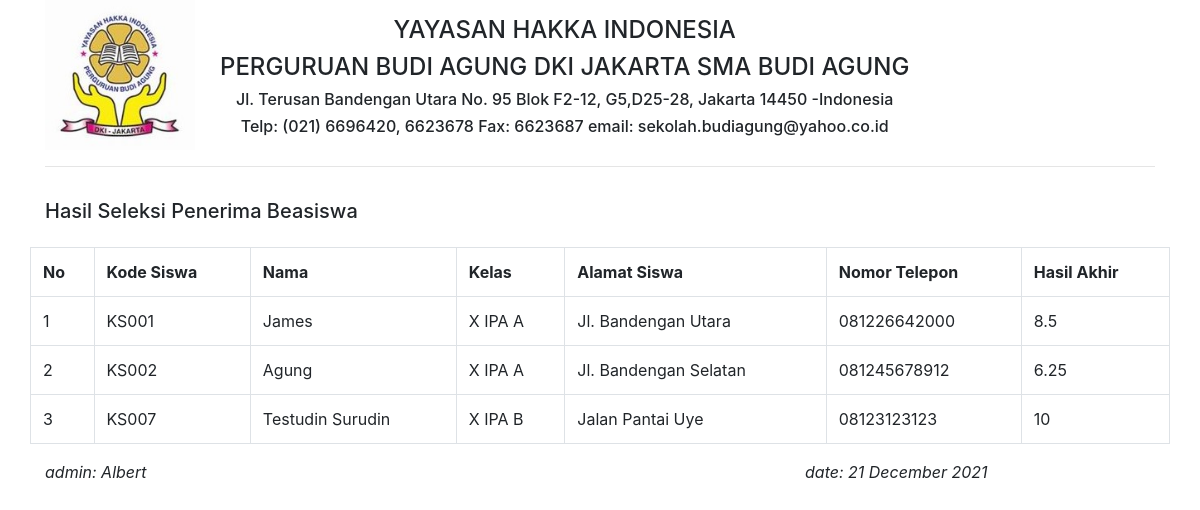
/laporanHasilSpk.php (signed in), run on the app's committed database.
### tables this page shows
CREATE TABLE `spk` (
  `id` int(11) NOT NULL,
  `kode_siswa` varchar(100) NOT NULL,
  `c1` int(100) NOT NULL,
  `c2` int(100) NOT NULL,
  `c3` int(100) NOT NULL,
  `hasil_spk` varchar(100) NOT NULL
);

CREATE TABLE `kelasdetail` (
  `id` int(11) NOT NULL,
  `kode_kelas` varchar(100) NOT NULL,
  `kode_siswa` varchar(100) NOT NULL
);

CREATE TABLE `siswa` (
  `id` int(11) NOT NULL,
  `kode_siswa` varchar(10) NOT NULL,
  `nama_siswa` varchar(100) NOT NULL,
  `notelp_siswa` varchar(20) NOT NULL,
  `alamat_siswa` varchar(100) NOT NULL,
  `email_siswa` varchar(100) NOT NULL
);

CREATE TABLE `kelas` (
  `kode_kelas` varchar(100) NOT NULL,
  `nama_kelas` varchar(100) NOT NULL,
  `jurusan` varchar(100) NOT NULL,
  `nomor_kelas` varchar(100) NOT NULL
);

### laporanHasilSpk.php (the view, shortened to what this page needs)
<!DOCTYPE html>
<html>
</html>
<?php
include 'koneksi.php';
$query = mysqli_query($koneksi, "select * from spk join siswa on spk.kode_siswa = siswa.kode_siswa join kelasdetail on kelasdetail.kode_siswa = siswa.kode_siswa join kelas on kelasdetail.kode_kelas = kelas.kode_kelas order by spk.hasil_spk DESC ");
?>
<head>
	<link rel="stylesheet" href="https://cdn.jsdelivr.net/npm/bootstrap@4.6.0/dist/css/bootstrap.min.css">
</head>
<body>
	<div class="container">
		<div class="row">
			<div class="col-md-12">
				<div class="row">
					<div class="col-md-2">
						<img src="./img/budiAgung.jpg" style="height: 150px;">
					</div>
					<div class="col-md-10">
						<center>
							<div class="row mt-3">
								<center>
									<h4>YAYASAN HAKKA INDONESIA </h4>
									<h4> PERGURUAN BUDI AGUNG DKI JAKARTA SMA BUDI AGUNG</h4>
									<h6>Jl. Terusan Bandengan Utara No. 95 Blok F2-12, G5,D25-28, Jakarta 14450 -Indonesia</h6>
									<h6>Telp: (021) 6696420, 6623678 Fax: 6623687 email: sekolah.budiagung@yahoo.co.id</h6>
								</center>
							</div>
						</center>
					</div>
				</div>
				<hr>
				<div class="row">
					<div class="col-md-5 mt-3 mb-3">
						<h5>Hasil Seleksi Penerima Beasiswa</h5>
					</div>
				</div>
				<div class="row">
					<table style="width: 100%" class="table table-bordered">
						<tr>
							<th>No</th>
							<th>Kode Siswa</th>
							<th>Nama</th>
							<th>Kelas</th>
							<th>Alamat Siswa</th>
							<th>Nomor Telepon</th>
							<th>Hasil Akhir</th>
						</tr>
						<?php
						$no = 1;
						while ($row = mysqli_fetch_array($query)) {
						?><tr>
								<td><?php echo $no++; ?></td>
								<td><?php echo $row['kode_siswa']; ?></td>
								<td><?php echo $row['nama_siswa']; ?></td>
								<td><?php echo $row['nama_kelas'] . " " . $row['jurusan'] . " " . $row['nomor_kelas'] ?></td>
								<td><?php echo $row['alamat_siswa']; ?></td>
								<td><?php echo $row['notelp_siswa']; ?></td>
								<td><?php echo round($row['hasil_spk'], 2); ?></td>
							</tr>
						<?php
						}
						?>
					</table>
				</div>
				<div class="row">
					<div class="col-sm-2">
						<i>
							<?= $_SESSION['role'] ?>:
							<?=
							$_SESSION['namauser'] ?>
						</i>
					</div>
					<div class="col-sm-4 offset-md-6">
						<i>
							date:
							<?= date('d F Y'); ?>
						</i>
					</div>
				</div>
			</div>
		</div>
	</div>
</body>
</html>

### data on the page
spk: kelasdetail.kode_siswa "KS001", siswa.nama_siswa "James", kelas.nama_kelas "X", kelas.jurusan "IPA", kelas.nomor_kelas "A", siswa.alamat_siswa "Jl. Bandengan Utara", siswa.notelp_siswa "081226642000", hasil_spk "8.5"
spk: kelasdetail.kode_siswa "KS002", siswa.nama_siswa "Agung", kelas.nama_kelas "X", kelas.jurusan "IPA", kelas.nomor_kelas "A", siswa.alamat_siswa "Jl. Bandengan Selatan", siswa.notelp_siswa "081245678912", hasil_spk "6.25"
spk: kelasdetail.kode_siswa "KS007", siswa.nama_siswa "Testudin Surudin", kelas.nama_kelas "X", kelas.jurusan "IPA", kelas.nomor_kelas "B", siswa.alamat_siswa "Jalan Pantai Uye", siswa.notelp_siswa "08123123123", hasil_spk "10"

### other printed values
$_SESSION['role'] "admin"
$_SESSION['namauser'] "Albert"
